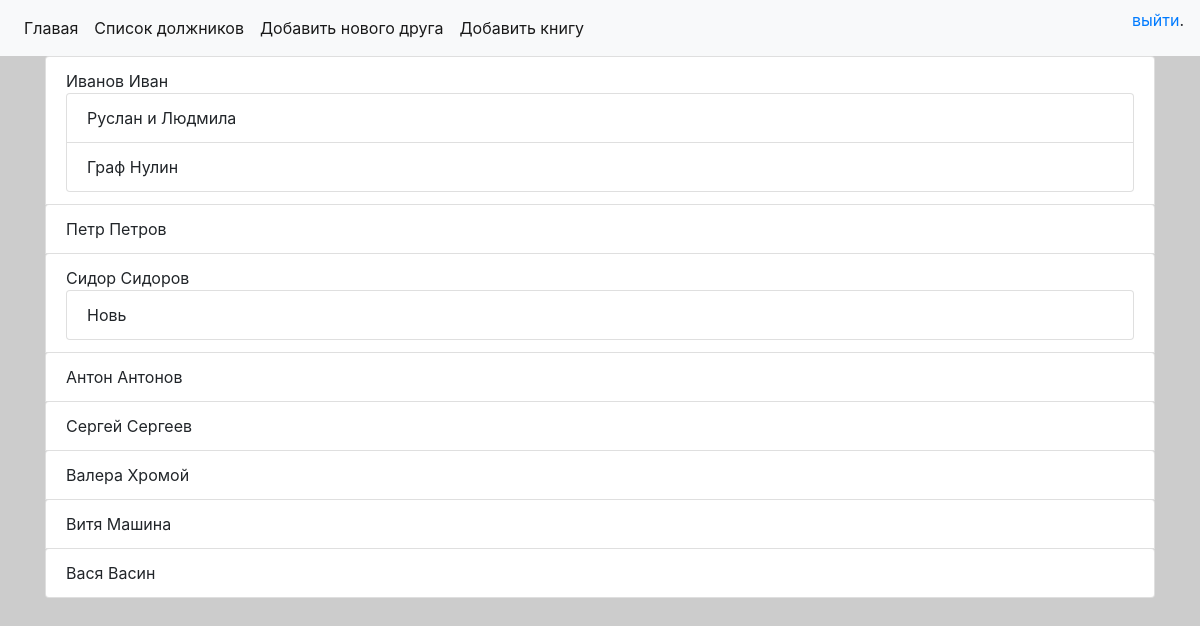
Screenshot of /borrowed_books/ with the database file from the repository.
### p_library/models.py (models this page shows, shortened)
class Friend(models.Model):
    f_name = models.CharField(max_length=128, verbose_name='Имя друга')

class Book(models.Model):
    ISBN = models.CharField(max_length=13)
    title = models.TextField(verbose_name='Название')
    description = models.TextField(verbose_name='Описание')
    year_release = models.SmallIntegerField(verbose_name='Год издания')
    pic = models.ImageField(upload_to='pics/%Y/%m/%d/', default='')
    author = models.ForeignKey(Author, on_delete=models.CASCADE, verbose_name='ФИО автора')
    copy_count = models.IntegerField(default=1, verbose_name='Количество')
    price = models.DecimalField(max_digits=10, decimal_places=2, default=0, verbose_name='Цена')
    publisher = models.ForeignKey('Publisher', on_delete=models.CASCADE, null=True, blank=True, related_name='books', verbose_name='Издательство')
    friend = models.ForeignKey('Friend', on_delete=models.PROTECT, null=True, blank=True, related_name='borrowed_books', verbose_name='Имя друга')
    is_borrowed = models.BooleanField(default=False, verbose_name='Одолжена')

### p_library/views.py (the view)
# urls.py: path('borrowed_books/', friends.as_view(), name='b_books'),
class friends(ListView):
    template_name = 'friends.html'
    model = Friend
    context_object_name = "friends"
    extra_context = {'title': 'Список должников'}

### p_library/templates/friends.html (shortened to what this page needs)
{% extends 'base.html' %}
{% block content %}
    {% for friend in friends %}
            <ul class="list-group">
                <li class="list-group-item">
                    {{ friend.f_name }}
                    <ul class="list-group">
                        {% for book in friend.borrowed_books.all %}
                            <li class="list-group-item"> {{ book.title }}</li>
                        {% endfor %}
                    </ul>
                </li>
    {% endfor %}
{% endblock %}

### static/css/style.css (style rules this page uses)
body { background-color:#ccc; }

### rows the page displays
Friend: f_name "Иванов Иван"
Book: title "Руслан и Людмила"
Book: title "Граф Нулин"
Friend: f_name "Петр Петров"
Friend: f_name "Сидор Сидоров"
Book: title "Новь"
Friend: f_name "Антон Антонов"
Friend: f_name "Сергей Сергеев"
Friend: f_name "Валера Хромой"
Friend: f_name "Витя Машина"
Friend: f_name "Вася Васин"
